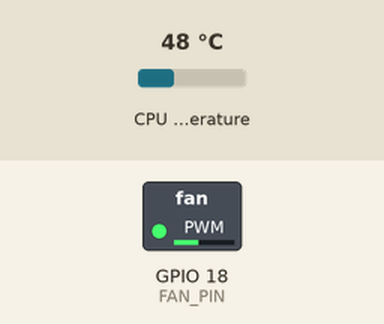
A program run on a simulated Raspberry Pi (BCM pin numbers). Parts: switched loads named in the program (green lamp = pin HIGH). The test bench sets the inputs (shaded band); at power-on: CPU temperature 48 °C.

Above: at 1.2 s.
1.3 s: CPU temperature set to 31 °C
At 2.4 s:
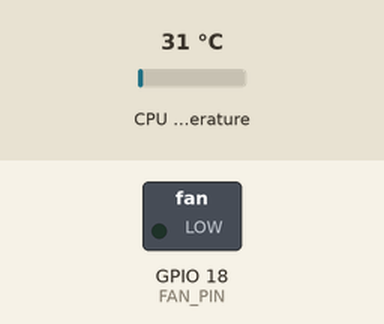
3.5 s: CPU temperature set to 44 °C
At 5.2 s:
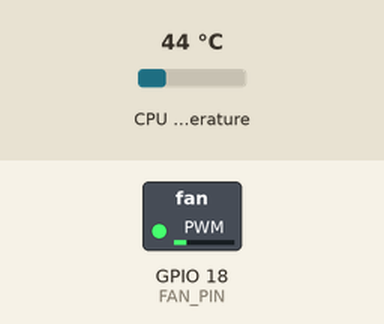
5.5 s: CPU temperature set to 58 °C
At 6.8 s:
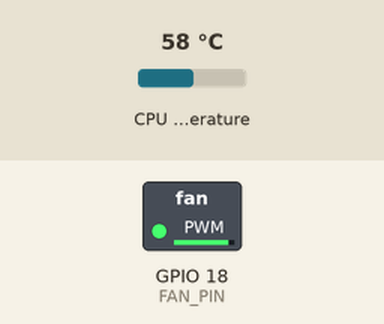
Timing chart, 0 to 8.5 s (numbered marks = the images above; inputs shaded):
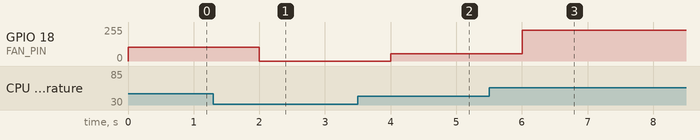

Measured:
- after the input at 1.3 s, GPIO 18 (FAN_PIN): 104/255 → 0/255 after 0.70 s
- after the input at 3.5 s, GPIO 18 (FAN_PIN): 0/255 → 53/255 after 0.50 s
- after the input at 5.5 s, GPIO 18 (FAN_PIN): 53/255 → 230/255 after 0.50 s

The program:

fan_control.py
```python
#! /usr/bin/env python3
import RPi.GPIO as GPIO
import time
import signal
import sys

# The Noctua PWM control actually wants 25 kHz (kilo!), see page 6 on:
# https://noctua.at/pub/media/wysiwyg/Noctua_PWM_specifications_white_paper.pdf
# However, the RPi.GPIO library causes high CPU usage when using high
# frequencies - probably because it can currently only do software PWM.
# So we set a lower frequency in the 10s of Hz here. You should expect that
# this value doesn't work very well and adapt it to what works in your setup.
# We will work on the issue and try to use hardware PWM in the future:
PWM_FREQ = 25           # [Hz] PWM frequency

FAN_PIN = 18            # BCM pin used to drive PWM fan
WAIT_TIME = 1           # [s] Time to wait between each refresh

OFF_TEMP = 38           # [°C] temperature below which to stop the fan
MIN_TEMP = 40           # [°C] temperature above which to start the fan
MAX_TEMP = 60           # [°C] temperature at which to operate at max fan speed
FAN_LOW = 1
FAN_HIGH = 100
FAN_OFF = 0
FAN_MAX = 100
FAN_GAIN = float(FAN_HIGH - FAN_LOW) / float(MAX_TEMP - MIN_TEMP)


def getCpuTemperature():
    with open('/sys/class/thermal/thermal_zone0/temp') as f:
        return float(f.read()) / 1000


def handleFanSpeed(fan, temperature):
    if temperature > MIN_TEMP:
        delta = min(temperature, MAX_TEMP) - MIN_TEMP
        fan.start(FAN_LOW + delta * FAN_GAIN)

    elif temperature < OFF_TEMP:
        fan.start(FAN_OFF)


try:
    signal.signal(signal.SIGTERM, lambda *args: sys.exit(0))
    GPIO.setwarnings(False)
    GPIO.setmode(GPIO.BCM)
    GPIO.setup(FAN_PIN, GPIO.OUT, initial=GPIO.LOW)
    fan = GPIO.PWM(FAN_PIN, PWM_FREQ)
    while True:
        handleFanSpeed(fan, getCpuTemperature())
        time.sleep(WAIT_TIME)

except KeyboardInterrupt:
    pass

finally:
    GPIO.cleanup()
```
